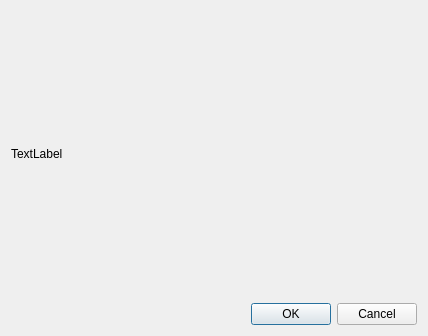
<?xml version="1.0" encoding="UTF-8"?>
<ui version="4.0">
 <class>CSteganoPreview</class>
 <widget class="QDialog" name="CSteganoPreview">
  <property name="geometry">
   <rect>
    <x>0</x>
    <y>0</y>
    <width>428</width>
    <height>336</height>
   </rect>
  </property>
  <property name="windowTitle">
   <string>Dialog</string>
  </property>
  <layout class="QVBoxLayout" name="verticalLayout">
   <item>
    <widget class="QLabel" name="label">
     <property name="text">
      <string>TextLabel</string>
     </property>
    </widget>
   </item>
   <item>
    <widget class="QDialogButtonBox" name="buttonBox">
     <property name="orientation">
      <enum>Qt::Horizontal</enum>
     </property>
     <property name="standardButtons">
      <set>QDialogButtonBox::Cancel|QDialogButtonBox::Ok</set>
     </property>
    </widget>
   </item>
  </layout>
 </widget>
 <resources/>
 <connections>
  <connection>
   <sender>buttonBox</sender>
   <signal>accepted()</signal>
   <receiver>CSteganoPreview</receiver>
   <slot>accept()</slot>
   <hints>
    <hint type="sourcelabel">
     <x>248</x>
     <y>254</y>
    </hint>
    <hint type="destinationlabel">
     <x>157</x>
     <y>274</y>
    </hint>
   </hints>
  </connection>
  <connection>
   <sender>buttonBox</sender>
   <signal>rejected()</signal>
   <receiver>CSteganoPreview</receiver>
   <slot>reject()</slot>
   <hints>
    <hint type="sourcelabel">
     <x>316</x>
     <y>260</y>
    </hint>
    <hint type="destinationlabel">
     <x>286</x>
     <y>274</y>
    </hint>
   </hints>
  </connection>
 </connections>
</ui>
